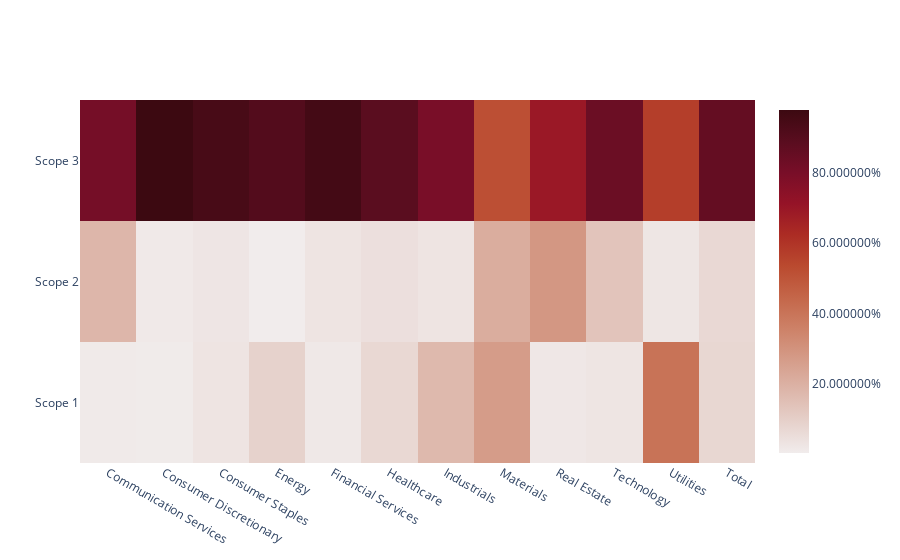

Notebook code for this chart:
### Code cell
fig = go.Figure(data = [trace], 
                layout = layout)
offline.iplot(fig)

### Figure 1 — Plotly figure (JSON) as saved in the notebook; plotly's stock layout.template omitted (floating-point values rounded to 4 significant figures)
{"data": [{"colorbar": {"tickformat": "%"}, "colorscale": [[0, "rgb(241, 236, 236)"], [0.09091, "rgb(230, 209, 203)"], [0.1818, "rgb(221, 182, 170)"], [0.2727, "rgb(213, 156, 137)"], [0.3636, "rgb(205, 129, 103)"], [0.4545, "rgb(196, 102, 73)"], [0.5455, "rgb(186, 74, 47)"], [0.6364, "rgb(172, 44, 36)"], [0.7273, "rgb(149, 19, 39)"], [0.8182, "rgb(120, 14, 40)"], [0.9091, "rgb(89, 13, 31)"], [1, "rgb(60, 9, 17)"]], "type": "heatmap", "x": ["Communication Services", "Consumer Discretionary", "Consumer Staples", "Energy", "Financial Services", "Healthcare", "Industrials", "Materials", "Real Estate", "Technology", "Utilities", "Total"], "y": ["Scope 1", "Scope 2", "Scope 3"], "z": [[0.01243, 0.009323, 0.0319, 0.09044, 0.0168, 0.07031, 0.1722, 0.2686, 0.02058, 0.0283, 0.4042, 0.07368], [0.18, 0.01408, 0.02692, 0.004438, 0.03018, 0.04574, 0.03186, 0.2132, 0.2864, 0.1356, 0.02491, 0.06954], [0.8076, 0.9766, 0.9412, 0.9051, 0.953, 0.884, 0.7959, 0.5183, 0.6931, 0.8361, 0.5709, 0.8568]]}], "layout": {"plot_bgcolor": "antiquewhite", "title": {"font": {"family": "Arial", "size": 25}, "text": ""}}}
